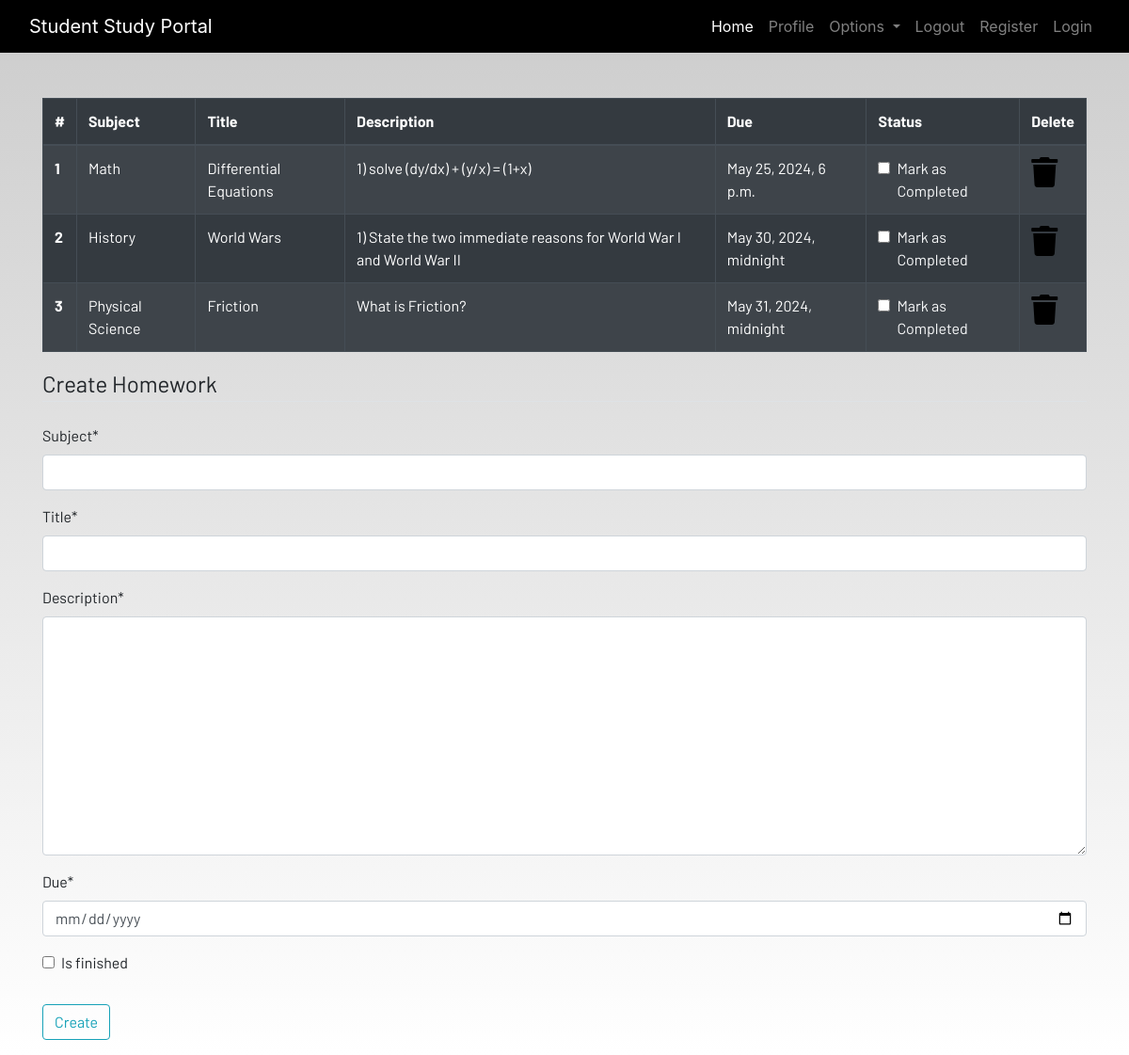
Screenshot of /homework/ (signed in) with the database file from the repository.
### dashboard/models.py (models this page shows, shortened)
class Homework(models.Model):
    user = models.ForeignKey(User,on_delete=models.CASCADE)
    subject = models.CharField(max_length=50)
    title = models.CharField(max_length=100)
    description = models.TextField()
    due = models.DateTimeField()
    is_finished = models.BooleanField(default=False)

### dashboard/views.py (the view)
# urls.py: path('homework/',homework,name='homework'),
@login_required
def homework(request):
    if request.method == "POST":
        form = HomeworkForm(request.POST)
        if form.is_valid():
            try:
                finished = request.POST['is_finished']
                if finished=='on':
                    finished=True
                else:
                    finished=False
            except:
                finished=False
            homeworks=Homework(
                user=request.user,
                subject=request.POST['subject'],
                title=request.POST['title'],
                description=request.POST['description'],
                due = request.POST['due'],
                is_finished = finished
            )
            homeworks.save()
            messages.success(request,f'Homework Added from {request.user.username}  Successfully!!')
            return redirect("homework")
    else :
        form = HomeworkForm()
    homework = Homework.objects.filter(user=request.user)
    if len(homework)==0:
        homework_done = True
    else :
        homework_done =  False
    context = {
        'homeworks':homework,
        'homeworks_done':homework_done,
        'form':form,
    }
    return render(request,'dashboard/homework.html',context)

### dashboard/forms.py
class HomeworkForm(forms.ModelForm):
    class Meta:
        model = Homework
        widgets = {'due':DateInput()}
        fields = ['subject','title','description','due','is_finished']

### dashboard/templates/dashboard/homework.html (shortened to what this page needs)
{% extends 'dashboard/base.html' %}
{% load static %}
{% load crispy_forms_tags %}
{% block content %}
<div class="container">
    {% if not homeworks_done %}
    <table class="table table-striped table-bordered table-hover table-dark">
        <thead>
            <tr>
                <th scope="col">#</th>
                <th scope="col">Subject</th>
                <th scope="col">Title</th>
                <th scope="col">Description</th>
                <th scope="col">Due</th>
                <th scope="col">Status</th>
                <th scope="col">Delete</th>
            </tr>
        </thead>
        <tbody>
            {% for homework in homeworks %}
            <tr>
                <th scope="row">{{forloop.counter}}</th>
                <td>{{homework.subject}}</td>
                <td>{{homework.title}}</td>
                <td>{{homework.description}}</td>
                <td>{{homework.due}}</td>
                <td>
                    <a href="{% url 'update-homework' homework.id %}">
                        <div class="form-check">
                            {% if homework.is_finished == True %}
                            <input class="form-check-input" type="checkbox" value="" checked id="1">
                            {% else %}
                            <input class="form-check-input" type="checkbox" value=""  id="1">
                            {% endif %}
                            <label class="form-check-label text-light" for="flexCheckDefault">
                                Mark as Completed
                            </label>
                        </div>
                    </a>
                </td>
                <td><a href="{% url 'delete-homework' homework.id %}"><i class="fa fa-trash fa-2x"></i></a></td>
            </tr>
            {% endfor %}
        </tbody>
    </table>
    {% else %}
    <h4>All homeworks are completed!! Create to have more!!</h4>
    {% endif %}
</div>
<div class=" container">
    <form method="POST">
        <fieldset class="form-group">
            <legend class="border-bottom mb-4">Create Homework</legend>
            {{form|crispy}}
        </fieldset>
        <div class="form-group">
            <button href="" class="btn btn-outline-info" type="submit">
                Create
            </button>
        </div>
    </form>
</div>
{% endblock content %}

### static/css/main.css (style rules this page uses)
html { scroll-behavior: smooth; height: 100%; width: 100%; }
a { text-decoration: none !important; color: black; }
html, body { max-width: 100%; overflow-x: hidden; height: 100%; width: 100%; }
body { background: linear-gradient(rgba(0, 0, 0, 0.2), rgba(255, 255, 255, 0.5)); overflow-x: hidden; background-repeat: no-repeat; }
.fa { color: black; }

### rows the page displays
Homework: subject "Math", title "Differential Equations", description "1) solve (dy/dx) + (y/x) = (1+x)", due "May 25, 2024, 6 p.m."
Homework: subject "History", title "World Wars", description "1) State the two immediate reasons for World War I and World War II", due "May 30, 2024, midnight"
Homework: subject "Physical Science", title "Friction", description "What is Friction?", due "May 31, 2024, midnight"
